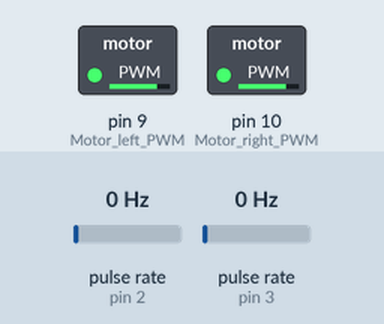
This sketch was run on a simulated Arduino Uno, built with avr-gcc and run on an emulated ATmega328P. Parts: switched loads named in the sketch (green lamp = pin HIGH). Wiring (inferred from the names in the program): 2 × pulse sensor: data pin 2 / data pin 3. Inputs (shaded band) come from the test bench; at power-on: pulse rate (sensors on pin 3, pin 2) 0 Hz. What the sketch prints to the serial monitor is not drawn.

Above: at 1.2 s.
1.3 s: pulse rate (sensor on pin 3) set to 50 Hz
At 2.7 s:
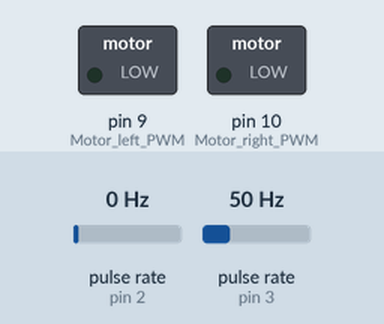
Timing chart, 0 to 4.3 s (numbered marks = the images above; inputs shaded):
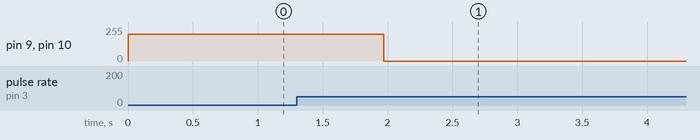

The sketch:

encoder.ino
```cpp
#include <MsTimer2.h>

int Motor_right_PWM = 10;  //   0 (min speed) - 255 (max speed)
int Motor_right_direction = 5;  //   0 Forward - 1 Reverse
int Motor_left_PWM = 9;    //   0 (min speed) - 255 (max speed)
int Motor_left_direction = 6;   //   0 Forward - 1 Reverse
#define Forward 1
#define Reverse 0

int Left_encoder = 2;
int Right_encoder = 3;
int Left_forward_speed=200;
int Right_forward_speed=200;
int Left_reverse_speed=200;
int Right_reverse_speed=200;

int direction = 0;
float right_dir;
float left_dir;

void forward(){
  analogWrite(Motor_right_PWM,Right_forward_speed); // right motor
  digitalWrite(Motor_right_direction,Forward); //right
  analogWrite(Motor_left_PWM,Left_forward_speed); // left
  digitalWrite(Motor_left_direction,Forward); //left
}

void Stop(){ // set speeds to 0
  analogWrite(Motor_right_PWM,0); // right motor
  analogWrite(Motor_left_PWM,0); // left
  //MsTimer2::start();
}

void right(){
  analogWrite(Motor_right_PWM,Right_forward_speed);
  digitalWrite(Motor_right_direction,Forward);
  analogWrite(Motor_left_PWM,Left_reverse_speed); // left
  digitalWrite(Motor_left_direction,Reverse); //left

  if (right_dir >= 90.0) {
    Stop();
    right_dir = 0;
    direction++;
  }
  if (direction >= 3) {
      direction = 0;
    }
    else {
      direction++;
  }
}

void left(){
  analogWrite(Motor_left_PWM,Left_forward_speed); // left
  digitalWrite(Motor_left_direction,Forward); //left
  analogWrite(Motor_right_PWM,Right_reverse_speed);
  digitalWrite(Motor_right_direction,Reverse);

  if (left_dir >= 90.0) {
    Stop();
    left_dir = 0;
    direction--;
  }
  if (direction <= 0) {
      direction = 3;
    }
}

void reverse() {
  analogWrite(Motor_right_PWM,Right_forward_speed);
  digitalWrite(Motor_right_direction,Forward);
  analogWrite(Motor_left_PWM,Left_reverse_speed); // left
  digitalWrite(Motor_left_direction,Reverse); //left

  if (right_dir >= 180.0) {
    Stop();
    right_dir = 0;
    direction = direction + 2;
  }

  if (direction = 4) {
    direction = 0;
  }
  else if (direction = 5) {
    direction = 1;
  }
}


long int Left_counter, Right_counter;

void Left_int_counter(){
  Left_counter++;
}

void Right_int_counter(){
  Right_counter++;
}

void Distance_readings() {
  float leftDistance = (2 * PI * 0.3 * Left_counter) / 250.0;
  float rightDistance = (2 * PI * 0.3 * Right_counter) / 250.0;
  float distance = (leftDistance + rightDistance)/2.0;


  Serial.print("Distance traveled: ");
  Serial.print(distance);
}

void Direction_calc() {
  left_dir = (Left_counter*360.0)/250.0;
  right_dir = (Right_counter*360.0)/250.0;
}

void Direction_readings() {
  /*if (right_dir > 90.0) { //turning right
    direction = direction + 1;
  }
  else if (left_dir > 90.0) { //turning left
    direction = direction - 1;
  }

  if (direction < 0) {
    direction = 3;
  }
  else if (direction > 3) {
    direction = 0;
  }*/

  Serial.print("Direction: ");
  Serial.print(direction);
}

void setup() {
 Serial.begin(9600);
  pinMode(Motor_left_PWM, OUTPUT);
  pinMode(Motor_right_PWM, OUTPUT);
  // set encoder counter to 0
  Left_counter=0;
  Right_counter=0;

  pinMode(Left_encoder, INPUT_PULLUP);
  attachInterrupt(digitalPinToInterrupt(Left_encoder), Left_int_counter, CHANGE);
  pinMode(Right_encoder, INPUT_PULLUP);
  attachInterrupt(digitalPinToInterrupt(Right_encoder), Right_int_counter, CHANGE);
  // setup Timer2 for motor control
  //MsTimer2::set(5000, forward);
  //MsTimer2::set(10000, left); // 400ms periods
  //MsTimer2::set(8000,left);
  //MsTimer2::start();
  //set PWM set-point
  //forward();

}

void loop() {
  Distance_readings();
  Direction_calc();
  Direction_readings();

  right();
  //reverse();

}
```

Measured:
- after the input at 1.3 s, pin 9 (Motor_left_PWM), pin 10 (Motor_right_PWM): 200/255 → 0/255 after 0.67 s
